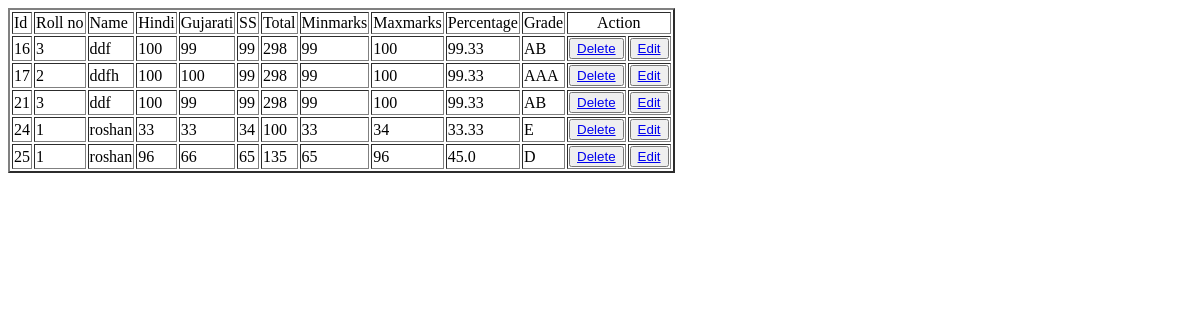
/show/, run on an earlier commit of the app's database.
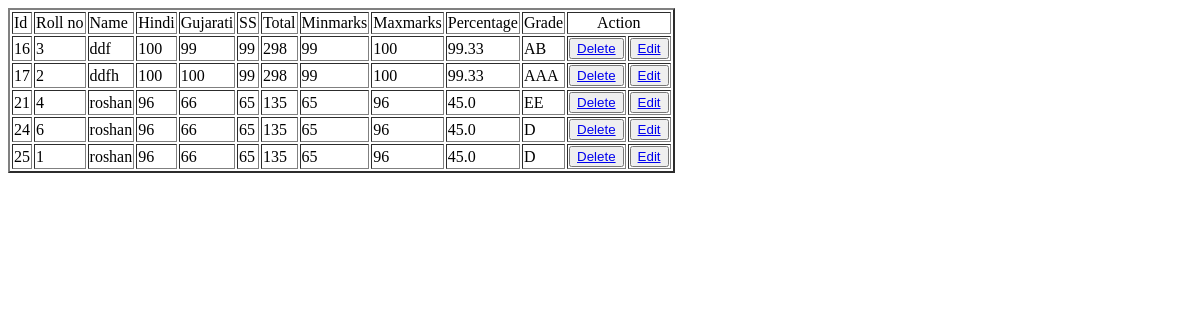
And on a later commit of the database.
### yomapp/models.py (models this page shows)
class Homedata(models.Model):
    rollno =models.IntegerField(unique=True)
    name = models.CharField(max_length=50,default='')
    hindi =models.IntegerField(max_length=3,default='')
    gujarati =models.IntegerField(max_length=3,default='')
    ss =models.IntegerField(max_length=3,default='')
    total =models.IntegerField(max_length=3,default='')
    min_marks =models.IntegerField(max_length=3,default='')
    max_marks =models.IntegerField(max_length=3,default='')
    percentage =models.FloatField(max_length=5,default='')
    grade =models.CharField(max_length=2,default='')

### yomapp/views.py (the view)
# urls.py: path('show/',views.showdata,name="/show"),
def showdata(req):
    data = Homedata.objects.all().values()
    return render(req,"showdata.html",{"data":data})

### yomapp/templates/showdata.html (shortened to what this page needs)
<!DOCTYPE html>
<html lang="en">
<head>
</head>
<body>
    <table border="2">
        <tr>
            <td>Id</td>
            <td>Roll no</td>
            <td>Name</td>
            <td>Hindi</td>
            <td>Gujarati</td>
            <td>SS</td>
            <td>Total</td>
            <td>Minmarks</td>
            <td>Maxmarks</td>
            <td>Percentage</td>
            <td>Grade</td>
            <td colspan="2" align="center">Action</td>
        </tr>
            {%for info in data%}
            <tr>
                <td>{{info.id}}</td>
                <td>{{info.rollno}}</td>
                <td>{{info.name}}</td>
                <td>{{info.hindi}}</td>
                <td>{{info.gujarati}}</td>
                <td>{{info.ss}}</td>
                <td>{{info.total}}</td>
                <td>{{info.min_marks}}</td>
                <td>{{info.max_marks}}</td>
                <td>{{info.percentage}}</td>
                <td>{{info.grade}}</td>
                <td><button><a href="/delete/{{info.id}}">Delete</a></button>   </td>
                <td><button><a href="/edit/{{info.id}}">Edit</a></button></td>
            </tr>
            {% endfor %}
    </table>
</body>
</html>

What changed in the data, as far as the page shows it:
changed Homedata id 21: rollno "3" → "4"; name "ddf" → "roshan"; hindi "100" → "96"; gujarati "99" → "66"; ss "99" → "65"; total "298" → "135"; min_marks "99" → "65"; max_marks "100" → "96"; percentage "99.33" → "45.0"; grade "AB" → "EE"
changed Homedata id 24: rollno "1" → "6"; hindi "33" → "96"; gujarati "33" → "66"; ss "34" → "65"; total "100" → "135"; min_marks "33" → "65"; max_marks "34" → "96"; percentage "33.33" → "45.0"; grade "E" → "D"
